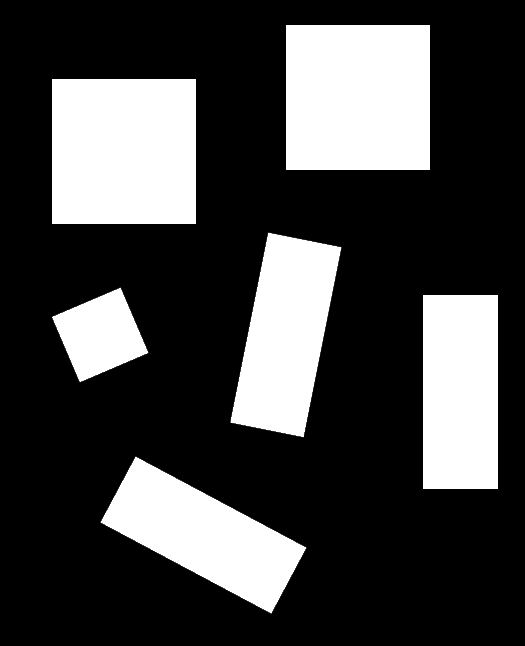
#> input picture InterfacageNumerique/TP/bloc_VI_2026/codes/correction/_data/gray_blocks.png, 525 x 646 px
$ python 12_roberts.py
#> lines starting #> are read from the running program, lines starting #| are printed output that depends on the picture
"""12_sobel.py
Sobel gradient process with OpenCV
.. moduleauthor:: Julien VILLEMEJANE <julien.villemejane@institutoptique.fr>

"""

import cv2
import numpy as np
from matplotlib import pyplot as plt

image_gray = cv2.imread('./_data/gray_blocks.png', cv2.IMREAD_GRAYSCALE)
#> image_gray is the input picture: shape (646, 525); min 0, max 255, mean 68.1
image_gray = cv2.imread('./_data/noise_vi_small.png', cv2.IMREAD_GRAYSCALE)
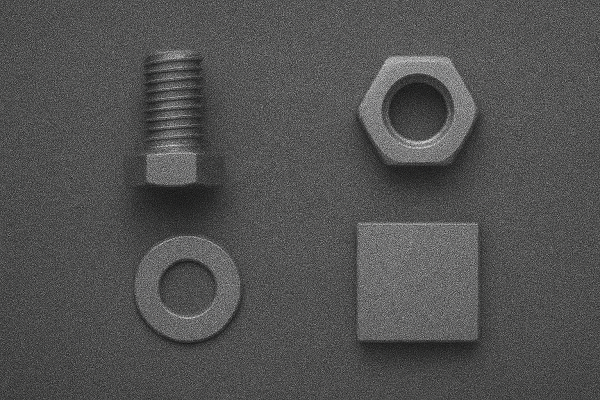
#> input picture InterfacageNumerique/TP/bloc_VI_2026/codes/correction/_data/noise_vi_small.png, 600 x 400 px
#> image_gray: shape (400, 600); min 0, max 219, mean 81.5


# Kernel
kernel_size = (11, 11)
# Blur
blurred_image_1 = cv2.GaussianBlur(image_gray, kernel_size, 2)

# Kernel
K_x = np.array([[1, 0], [0, -1]])
K_y = np.array([[0, 1], [-1, 0]])
G_x = cv2.filter2D(image_gray, -1, K_x)
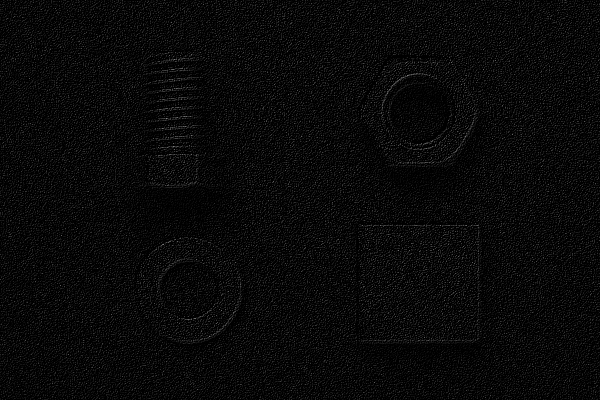
#> G_x: shape (400, 600); min 0, max 135, mean 9.1
G_y = cv2.filter2D(image_gray, -1, K_y)
G_xb = cv2.filter2D(blurred_image_1, -1, K_x)
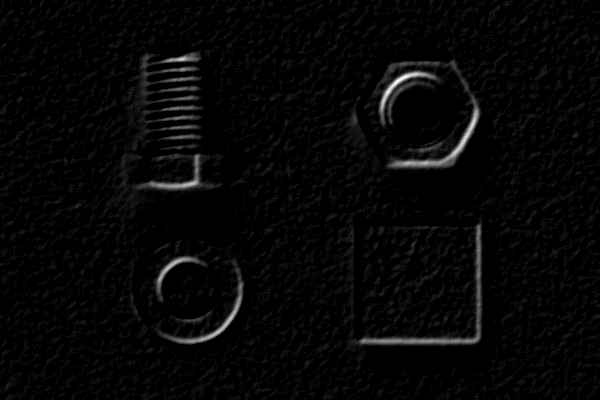
#> G_xb: shape (400, 600); min 0, max 21, mean 0.5; drawn with min black and max white
G_yb = cv2.filter2D(blurred_image_1, -1, K_y)
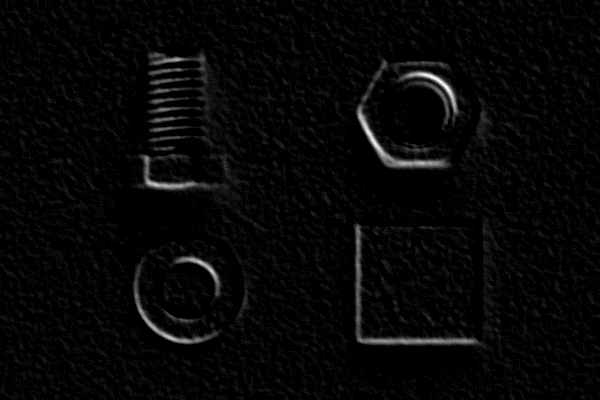
#> G_yb: shape (400, 600); min 0, max 20, mean 0.526; drawn with min black and max white
Amp = np.sqrt(G_x**2 + G_y**2)
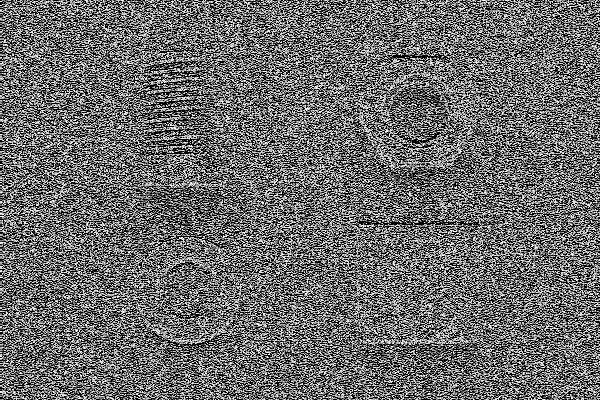
#> Amp: shape (400, 600) float16; min 0, max 15.91, mean 6.67; drawn with min black and max white
Amp_b = np.sqrt(G_xb**2 + G_yb**2)
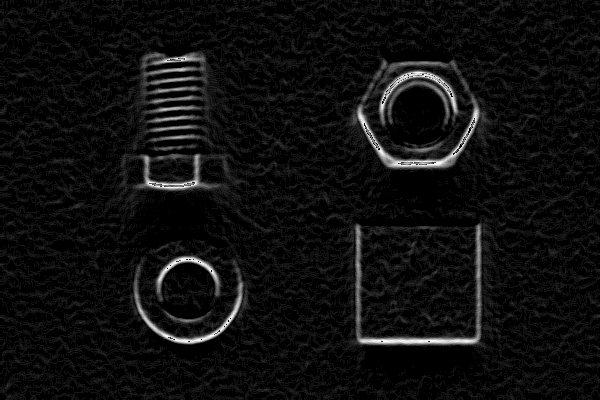
#> Amp_b: shape (400, 600) float16; min 0, max 15.81, mean 0.897; drawn with min black and max white

# Display images
fig, ax = plt.subplots(nrows=2, ncols=3)
ax[0,0].imshow(image_gray, cmap='gray')
ax[0,0].set_title('Initial Gray Image')
ax[1,0].imshow(Amp, cmap='gray')
ax[1,0].set_title('Roberts Amplitude')
ax[0,1].imshow(G_x, cmap='gray')
ax[0,1].set_title('Roberts X')
ax[1,1].imshow(G_y, cmap='gray')
ax[1,1].set_title('Roberts Y')
ax[0,2].imshow(blurred_image_1, cmap='gray')
ax[0,2].set_title('Blur Gray Image')
ax[1,2].imshow(Amp_b, cmap='gray')
ax[1,2].set_title('Roberts Amplitude (Blur)')
plt.show()
